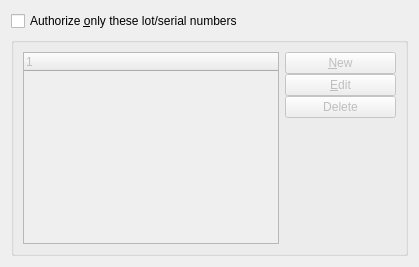
       <widget class="QWidget" name="_lotserial" >
        <attribute name="title" >
         <string>&amp;Lot/Serial</string>
        </attribute>
        <layout class="QGridLayout" >
         <item row="0" column="0" >
          <widget class="QCheckBox" name="_authLotSerial" >
           <property name="text" >
            <string>Authorize &amp;only these lot/serial numbers</string>
           </property>
          </widget>
         </item>
         <item row="1" column="0" >
          <widget class="QGroupBox" name="_authLotSerialGroup" >
           <property name="enabled" >
            <bool>false</bool>
           </property>
           <property name="title" >
            <string/>
           </property>
           <layout class="QGridLayout" >
            <item rowspan="3" row="0" column="0" >
             <widget class="XTreeWidget" name="_raitemls" >
              <property name="focusPolicy" >
               <enum>Qt::NoFocus</enum>
              </property>
             </widget>
            </item>
            <item row="0" column="1" >
             <layout class="QVBoxLayout" >
              <property name="spacing" >
               <number>0</number>
              </property>
              <item>
               <widget class="QPushButton" name="_new" >
                <property name="text" >
                 <string>&amp;New</string>
                </property>
               </widget>
              </item>
              <item>
               <widget class="QPushButton" name="_edit" >
                <property name="enabled" >
                 <bool>false</bool>
                </property>
                <property name="text" >
                 <string>&amp;Edit</string>
                </property>
               </widget>
              </item>
              <item>
               <widget class="QPushButton" name="_delete" >
                <property name="enabled" >
                 <bool>false</bool>
                </property>
                <property name="focusPolicy" >
                 <enum>Qt::NoFocus</enum>
                </property>
                <property name="text" >
                 <string>Delete</string>
                </property>
               </widget>
              </item>
             </layout>
            </item>
            <item row="2" column="1" >
             <spacer>
              <property name="orientation" >
               <enum>Qt::Vertical</enum>
              </property>
              <property name="sizeHint" >
               <size>
                <width>111</width>
                <height>114</height>
               </size>
              </property>
             </spacer>
            </item>
           </layout>
          </widget>
         </item>
        </layout>
       </widget>
